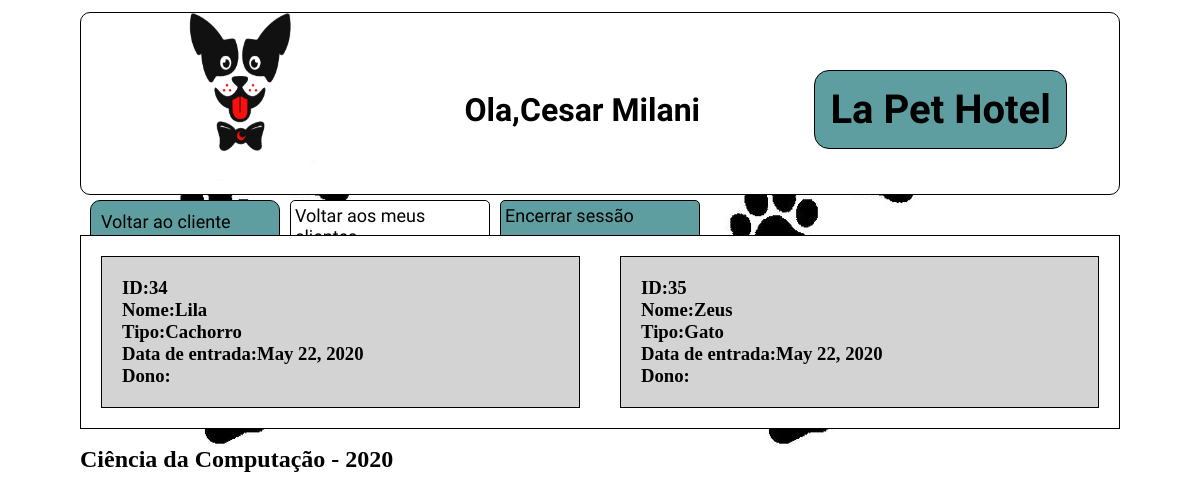
The page /meu-cliente/12/pets/ (signed in) on the database its author committed.
### cliente/models.py (models this page shows, shortened)
class Pessoa(models.Model):
    _CPF = models.CharField(max_length=16, blank=False,null=False, default=0)
    _nome = models.CharField("Nome",max_length=100,blank=False,null=False)
    _email = models.EmailField("E-Mail",max_length=200,blank=True, null=False, unique=True)
    _tel = models.CharField("Telefone",max_length=20,blank=True,null=True)
    user = models.OneToOneField(User, verbose_name="Usuario",on_delete=models.CASCADE, null=True)
    class Meta:
        abstract = True
    @property
    def nome(self):
        return self._nome
    @property
    def CPF(self):
        return self._CPF
    @property
    def email(self):
        return self._email
    @property
    def tel(self):
        return self._tel

class Monitor(Pessoa):
    administrador = models.ForeignKey(Administrador, verbose_name="Administradores",on_delete=models.CASCADE, null=True,blank=True)
    _CTPS = models.CharField(max_length=25,blank=True,null=True)
    class Meta:
        verbose_name = 'monitor'
        verbose_name_plural = 'monitores'
    @property
    def CTPS(self):
        return self._CTPS

class Pet(models.Model):
    _nome_pet = models.CharField("Nome do pet",max_length=30,blank=False,null=False)
    _tipo = models.CharField("Tipo",max_length=50,blank=False,null=False,default="Cachorro")
    _porte = models.PositiveIntegerField("porte do mascote",choices=PORTE_MASCOTE,default=PEQUENO)
    _especie = models.CharField("Espécie:",max_length=50,blank=False,null=True)
    _racao = models.CharField("Ração",max_length=30,blank=False, null=False)
    data_entrada = models.DateField(verbose_name="Data de entrada",auto_now_add=True)
    dono = models.ForeignKey(Cliente, verbose_name="Dono",on_delete=models.CASCADE,blank=False)
    class Meta:
        verbose_name = 'mascote'
        verbose_name_plural = 'mascotes'
    @property
    def nome_pet(self):
        if self._nome_pet:
            return self._nome_pet
        return str(self.id)
    @property
    def tipo(self):
        return self._tipo
    @property
    def porte(self):
        for code,label in PORTE_MASCOTE:
            if self._porte == code:
                break
        return label
    @porte.setter
    def porte(self,valor):
        if valor == 'Pequeno':
            self._porte = PEQUENO
        elif valor == 'Medio':
            self._porte = MEDIO
        elif valor == 'Grande':
            self._porte = GRANDE
        else:
            raise ValueError('Porte inválido, selecione entre pequeno(P ou p),médio(m ou M) ou grande(g ou G)')
    @property
    def especie(self):
        return self._especie
    @property
    def racao(self):
        return self._racao

### cliente/views.py (the view)
# urls.py: path('meu-cliente/<id>/pets/', views.tudo_pet),
@login_required(login_url='/login/')
def tudo_pet(request,id):#Mostra uma lista de pets do cliente selecionado
    monitor = Monitor.objects.get(user = request.user)
    cliente = Cliente.objects.get(monitor_escolhido = monitor, id=id)
    pet = Pet.objects.filter(dono = cliente)
    return render(request, 'cliente-pets.html',{'cliente':cliente,'pet':pet,'monitor':monitor})

### cliente/models.py (called while the page is built)
    def __str__(self):
        return self._nome

### cliente/templates/cliente-pets.html
{%load static%}<!DOCTYPE html><html lang="en"><head><meta charset="UTF-8"><meta name="viewport" content="width=device-width,initial-scale=1"><link rel="stylesheet" type="text/css" href="{% static 'assets/css/cliente-pets.css' %}"><title>Ola,{{monitor.nome}}</title></head><body><div class="header"><img class="logo" src="{% static 'assets/imgs/logo.png' %}" alt="My image"><h1 class="user">Ola,{{monitor.nome}}</h1><h1 class="title">La Pet Hotel</h1></div><div class="nav"><ul class="nav-1"><li class="cadastro"><a href="/meu-cliente/{{cliente.id}}">Voltar ao cliente</a></li><li class="minha-pagina"><a href="/monitor/">Voltar aos meus clientes</a></li><li class="logout"><a href="/logout/">Encerrar sessão</a></li></ul></div><div class="conteudo">{%if pet%} {%for x in pet %}<div class="pet"><h3>ID:{{x.id}}</h3><h3>Nome:{{x.nome_pet}}</h3><h3>Tipo:{{x.tipo}}</h3><h3>Data de entrada:{{x.data_entrada}}</h3><h3>Dono:{{x.dono}}</h3></div>{%endfor%} {%else%}<h3>Este cliente não possui pets cadastrados</h3>{%endif%}</div><div class="footer"><footer><h2>Ciência da Computação - 2020</h2></footer></div></body></html>

### static/assets/css/cliente-pets.css (style rules this page uses)
* { padding:0;margin:0 }
h1 { font-family:'Indie Flower',cursive;margin-left:10px;margin-top:12px }
body { display:grid;background-image:url("/static/assets/imgs/ossos.jpg");min-width:100vh;grid-template-columns:1fr;grid-template-rows:200px 30px 1fr 100px;grid-template-areas:'cabecalho' 'navegacao' 'conteudo' 'rodape' }
.header { display:flex;margin:12px 80px 5px 80px;grid-area:cabecalho;background-color:white;align-items:center;border:solid 1px black;border-radius:10px;justify-content:space-around }
.logo { height:100% }
.title { font-size:40px;font-family:'Indie Flower',cursive;border:solid 1px black;background-color:cadetblue;padding:15px;border-radius:15px }
.nav { grid-area:navegacao;margin:0 500px 5px 80px }
.nav-1 { display:grid;list-style:none;grid-template-columns:1fr 1fr 1fr;grid-gap:10px;grid-template-areas:'botao-1 botao-3 botao-2' }
.cadastro { border:solid 1px black;padding:10px;border-radius:10px;margin-bottom:5px;margin-left:10px;background-color:cadetblue }
.nav-1 .logout { grid-area:botao-2;padding:4px;border:solid 1px black;background-color:cadetblue;border-radius:5px }
.nav-1 .minha-pagina { grid-area:botao-3;padding:4px;border:solid 1px black;background-color:white;border-radius:5px }
a { font-family:'Indie Flower',cursive;text-decoration:none;font-size:18px;color:black }
.conteudo { grid-area:conteudo;margin:5px 80px 5px 80px;background-color:white;display:grid;grid-template-columns:repeat(2,1fr);border:solid 1px black }
.pet { margin:20px;border:solid 1px black;padding:20px;background-color:lightgray }
.footer { grid-area:rodape;margin:12px 80px 5px 80px }

### rows shown on the page
Monitor: nome "Cesar Milani"
Pet: id "34", nome_pet "Lila", tipo "Cachorro", data_entrada "May 22, 2020"
Pet: id "35", nome_pet "Zeus", tipo "Gato", data_entrada "May 22, 2020"
